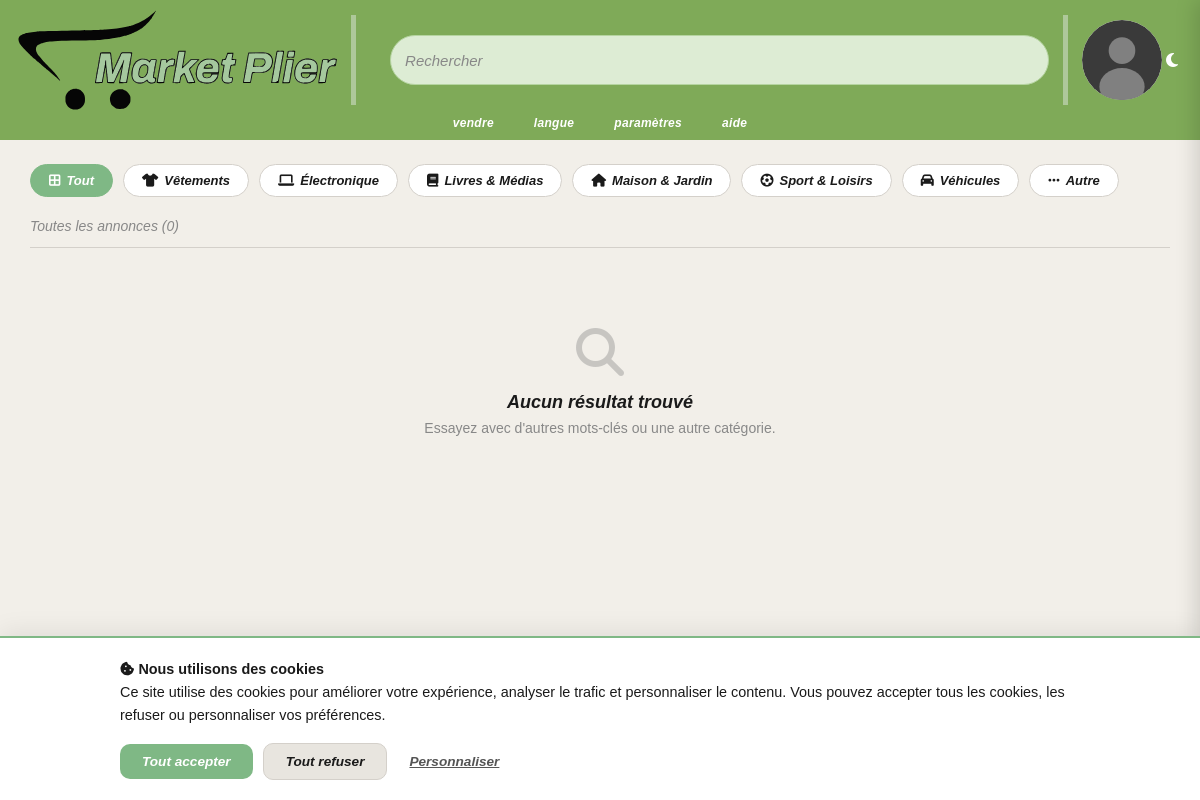
Before: /shop/search.php with the older database file.
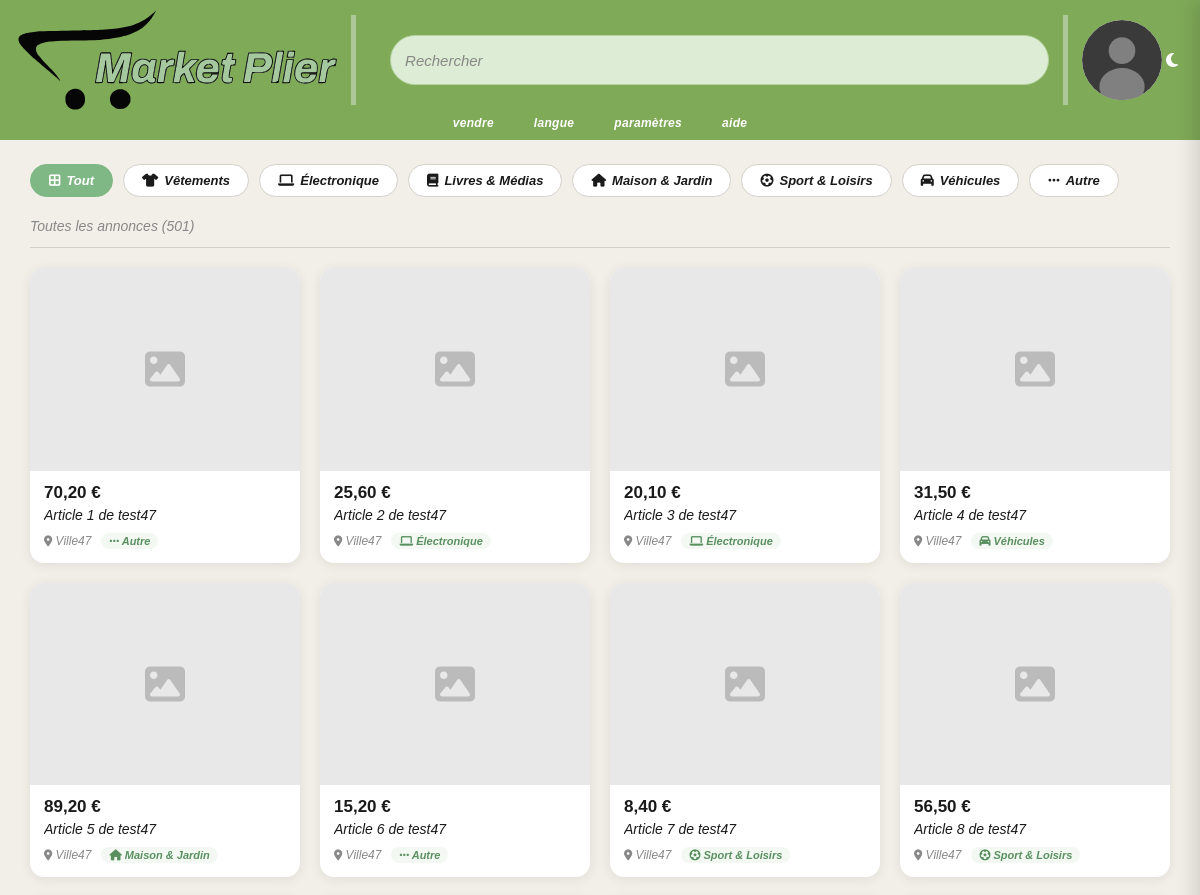
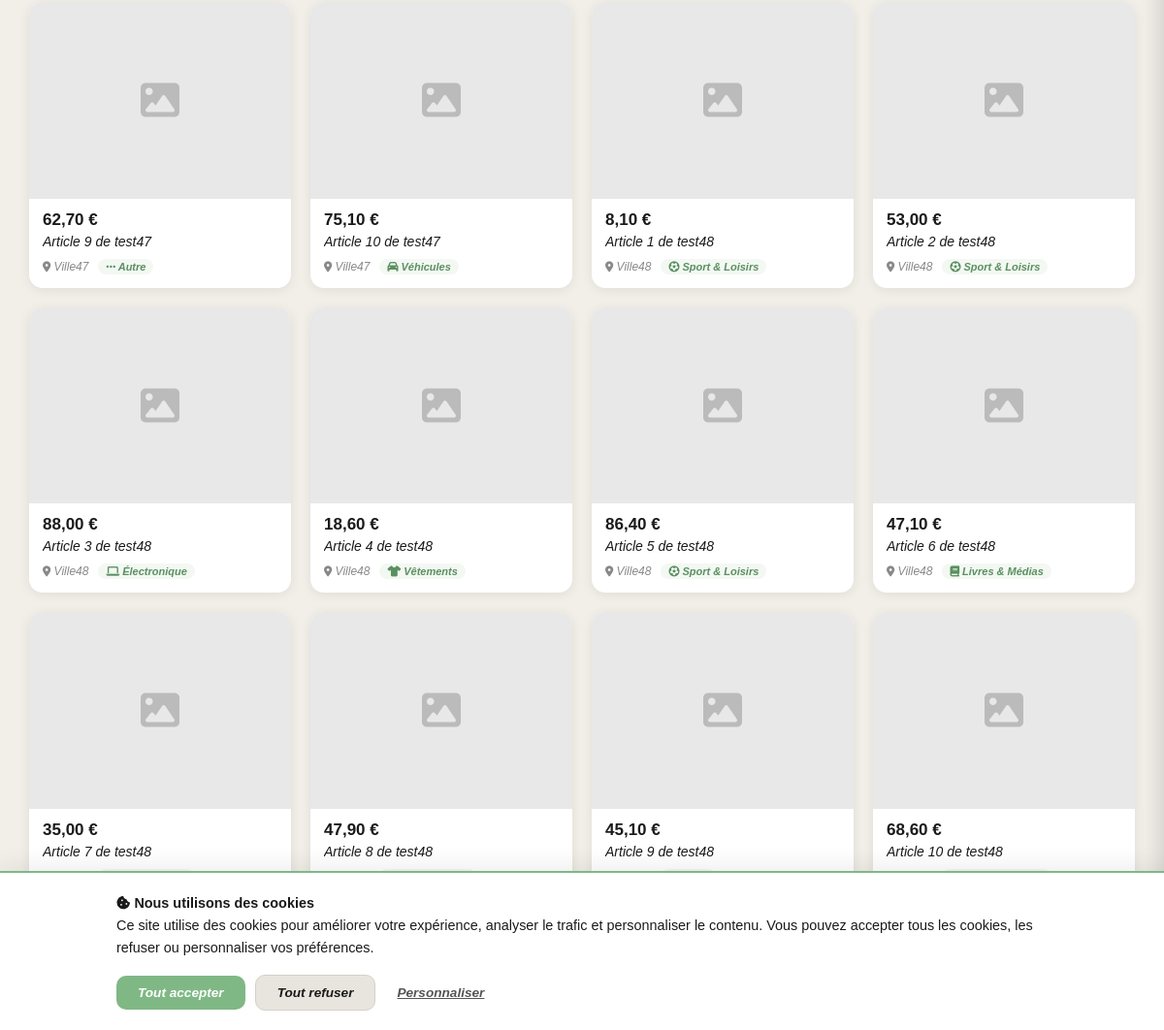
After: the same page with the newer database file (2 pictures, top to bottom).
### tables this page shows
CREATE TABLE `listings` (
  `id` int UNSIGNED NOT NULL,
  `auth_token` varchar(64) NOT NULL,
  `title` varchar(100) NOT NULL,
  `description` text NOT NULL,
  `price` decimal(10,2) UNSIGNED NOT NULL,
  `category` varchar(50) NOT NULL,
  `item_condition` varchar(30) NOT NULL,
  `image` varchar(255) DEFAULT NULL,
  `location` varchar(100) DEFAULT NULL,
  `created_at` timestamp NULL DEFAULT CURRENT_TIMESTAMP
);

### shop/search.php (the view, shortened to what this page needs)
<?php
require_once '../database/db.php';
$user = null;
$query = trim($_GET['q'] ?? '');
$category = trim($_GET['category'] ?? '');
$allowedCategories = ['vetements', 'electronique', 'livres', 'maison', 'sport', 'vehicules', 'autre'];
$categoryLabels = [
  'vetements'    => 'Vêtements',
  'electronique' => 'Électronique',
  'livres'       => 'Livres & Médias',
  'maison'       => 'Maison & Jardin',
  'sport'        => 'Sport & Loisirs',
  'vehicules'    => 'Véhicules',
  'autre'        => 'Autre',
];
$categoryIcons = [
  'vetements'    => 'fa-shirt',
  'electronique' => 'fa-laptop',
  'livres'       => 'fa-book',
  'maison'       => 'fa-house',
  'sport'        => 'fa-futbol',
  'vehicules'    => 'fa-car',
  'autre'        => 'fa-ellipsis',
];
$where = [];
$params = [];
$whereSQL = count($where) > 0 ? 'WHERE ' . implode(' AND ', $where) : '';
$countStmt = $pdo->prepare("SELECT COUNT(*) FROM listings l $whereSQL");
$countStmt->execute($params);
$total = (int) $countStmt->fetchColumn();
$perPage = 20;
$sql = "SELECT l.id, l.title, l.price, l.category, l.item_condition, l.location, l.created_at,
               COALESCE(
                   (SELECT li.image_path FROM listing_images li WHERE li.listing_id = l.id ORDER BY li.sort_order ASC LIMIT 1),
                   l.image
               ) AS image,
               u.username
        FROM listings l
        LEFT JOIN users u ON u.auth_token = l.auth_token
        $whereSQL
        ORDER BY l.created_at DESC
        LIMIT ? OFFSET 0";
$stmtParams = array_merge($params, [$perPage]);
$stmt = $pdo->prepare($sql);
$stmt->execute($stmtParams);
$listings = $stmt->fetchAll(PDO::FETCH_ASSOC);
?>
<!DOCTYPE html>
<html lang="fr">
<head>
  <link rel="stylesheet" href="../node_modules/bootstrap/dist/css/bootstrap.min.css">
  <link rel="stylesheet" href="../node_modules/@fortawesome/fontawesome-free/css/all.min.css">
  <link rel="stylesheet" href="../styles/index.css">
  <link rel="stylesheet" href="../styles/search.css">
  <link rel="stylesheet" href="../styles/theme.css">
</head>
<body>
  <?php
  $headerBasePath = '../';
  $headerUser = $user;
  include '../header.php';
  ?>
  <main class="search-main">
    <div class="category-filters">
      <a href="?<?= $query !== '' ? 'q=' . urlencode($query) : '' ?>"
        class="category-chip <?= $category === '' ? 'active' : '' ?>">
        <i class="fa-solid fa-border-all"></i> Tout
      </a>
      <?php foreach ($allowedCategories as $cat): ?>
        <a href="?<?= $query !== '' ? 'q=' . urlencode($query) . '&' : '' ?>category=<?= $cat ?>"
          class="category-chip <?= $category === $cat ? 'active' : '' ?>">
          <i class="fa-solid <?= $categoryIcons[$cat] ?>"></i>
          <?= htmlspecialchars($categoryLabels[$cat], ENT_QUOTES, 'UTF-8') ?>
        </a>
      <?php endforeach; ?>
    </div>
    <div class="search-info">
      <?php if ($query !== '' || $category !== ''): ?>
        <span class="search-info-text">
          <?= $total ?> résultat<?= $total > 1 ? 's' : '' ?>
          <?php if ($query !== ''): ?>
            pour « <strong><?= htmlspecialchars($query, ENT_QUOTES, 'UTF-8') ?></strong> »
          <?php endif; ?>
          <?php if ($category !== '' && isset($categoryLabels[$category])): ?>
            dans <strong><?= htmlspecialchars($categoryLabels[$category], ENT_QUOTES, 'UTF-8') ?></strong>
          <?php endif; ?>
        </span>
      <?php else: ?>
        <span class="search-info-text">Toutes les annonces (<?= $total ?>)</span>
      <?php endif; ?>
    </div>
    <div class="search-results" id="searchResults">
      <?php if (empty($listings)): ?>
        <div class="no-results">
          <i class="fa-solid fa-magnifying-glass"></i>
          <p>Aucun résultat trouvé</p>
          <span>Essayez avec d'autres mots-clés ou une autre catégorie.</span>
        </div>
      <?php else: ?>
        <?php foreach ($listings as $listing): ?>
          <a href="../shop/buy.php?id=<?= (int) $listing['id'] ?>" class="listing-card">
            <div class="listing-card-img">
              <?php if ($listing['image']): ?>
                <img src="../uploads/listings/<?= htmlspecialchars($listing['image'], ENT_QUOTES, 'UTF-8') ?>"
                  alt="<?= htmlspecialchars($listing['title'], ENT_QUOTES, 'UTF-8') ?>">
              <?php else: ?>
                <div class="listing-card-placeholder">
                  <i class="fa-solid fa-image"></i>
                </div>
              <?php endif; ?>
            </div>
            <div class="listing-card-body">
              <div class="listing-card-price"><?= number_format((float) $listing['price'], 2, ',', ' ') ?> €</div>
              <div class="listing-card-title"><?= htmlspecialchars($listing['title'], ENT_QUOTES, 'UTF-8') ?></div>
              <div class="listing-card-meta">
                <?php if ($listing['location']): ?>
                  <span><i class="fa-solid fa-location-dot"></i> <?= htmlspecialchars($listing['location'], ENT_QUOTES, 'UTF-8') ?></span>
                <?php endif; ?>
                <span class="listing-card-category">
                  <i class="fa-solid <?= $categoryIcons[$listing['category']] ?? 'fa-tag' ?>"></i>
                  <?= htmlspecialchars($categoryLabels[$listing['category']] ?? $listing['category'], ENT_QUOTES, 'UTF-8') ?>
                </span>
              </div>
            </div>
          </a>
        <?php endforeach; ?>
      <?php endif; ?>
    </div>
    <?php if ($total > $perPage): ?>
      <div class="load-more-container" id="loadMoreContainer">
        <button class="load-more-btn" id="loadMoreBtn">
        </button>
      </div>
    <?php endif; ?>
  </main>
</body>
</html>

### header.php (shortened to what this page needs)
<?php
$headerBasePath = $headerBasePath ?? '';
$headerUser = $headerUser ?? null;
$profilePhoto = $headerUser['profile_photo'] ?? null;
$profilePhotoExists = $profilePhoto && file_exists(__DIR__ . '/uploads/profiles/' . $profilePhoto);
?>
<header>
  <div class="header-top">
    <div class="logo-area">
      <a href="<?= $headerBasePath ?>index.php" class="logo-icon">
        <img src="<?= $headerBasePath ?>assets/images/logo.svg" alt="Logo Market Plier" class="logo-img">
      </a>
    </div>
    <div class="header-divider"></div>
    <form class="search-form" action="<?= $headerBasePath ?>shop/search.php" method="GET" autocomplete="off">
      <input class="search-bar" type="text" name="q" placeholder="Rechercher"
        value="<?= htmlspecialchars($_GET['q'] ?? '', ENT_QUOTES, 'UTF-8') ?>"
        id="searchInput" aria-label="Rechercher" />
    </form>
    <div class="header-divider"></div>
    <a class="profile-photo-container" href="<?= $headerBasePath ?><?= isset($_SESSION['auth_token']) ? 'inscription-connexion/account.php' : 'inscription-connexion/register.php' ?>">
      <img src="<?= $profilePhotoExists ? $headerBasePath . 'uploads/profiles/' . htmlspecialchars($profilePhoto, ENT_QUOTES, 'UTF-8') : $headerBasePath . 'assets/images/default-avatar.svg' ?>"
        alt="Photo de profil"
        class="profile-photo" />
    </a>
    <button class="theme-toggle" data-theme-toggle title="Changer le thème">
      <i class="fa-solid fa-moon"></i>
    </button>
  </div>
  <div class="header-bottom">
    <nav>
      <a href="<?= $headerBasePath ?>shop/sell.php">vendre</a>
      <a href="#">langue</a>
      <a href="<?= $headerBasePath ?>settings/settings.php">paramètres</a>
      <a href="#">aide</a>
    </nav>
  </div>
</header>
<div class="cookie-banner" id="cookieBanner">
  <div class="cookie-banner-inner">
    <div class="cookie-banner-text">
      <strong><i class="fa-solid fa-cookie-bite"></i> Nous utilisons des cookies</strong><br>
      Ce site utilise des cookies pour améliorer votre expérience, analyser le trafic et personnaliser le contenu.
      Vous pouvez accepter tous les cookies, les refuser ou personnaliser vos préférences.
    </div>
    <div class="cookie-banner-actions">
      <button class="cookie-btn cookie-btn-accept" id="cookieAcceptAll">Tout accepter</button>
      <button class="cookie-btn cookie-btn-refuse" id="cookieRefuseAll">Tout refuser</button>
      <button class="cookie-btn cookie-btn-settings" id="cookieSettings">Personnaliser</button>
    </div>
  </div>
</div>
<link rel="stylesheet" href="<?= $headerBasePath ?>styles/cookie-banner.css" />
<?php include __DIR__ . '/includes/toast.php'; ?>

### includes/toast.php (shortened to what this page needs)
<div class="toast-container position-fixed top-0 end-0 p-3" id="mpToastContainer" style="z-index: 9999;"></div>

### styles/index.css (style rules this page uses)
*, *::before, *::after { margin: 0; padding: 0; }
html, body { width: 100%; height: 100%; font-family: "Archivo", Arial, sans-serif; background: var(--mp-bg, #f2efe9); color: var(--mp-text, #1a1a1a); line-height: normal; }
header { background-color: #7faa58; display: flex; flex-direction: column; justify-content: center; height: 140px; padding: 0 18px; gap: 0; position: sticky; top: 0; z-index: 1000; }
.header-top { display: flex; align-items: center; gap: 0; width: 100%; position: sticky; top: 0; z-index: 1000; }
.header-bottom { display: flex; align-items: center; margin-top: 6px; justify-content: center; }
.logo-area { display: flex; align-items: center; gap: 6px; flex-shrink: 0; }
.logo-icon { height: 100px; flex-shrink: 0; background: transparent; display: flex; align-items: center; justify-content: center; min-width: fit-content; }
.logo-icon img, .logo-icon .logo-img { width: auto; height: 100%; object-fit: contain; display: block; }
.header-divider { width: 5px; height: 90px; background: #aec89a; margin: 0 14px; flex-shrink: 0; }
.search-form { flex: 1; display: flex; position: relative; margin-left: 20px; }
.search-bar { background: #ddecd4; border: 1.5px solid #b5d4a0; border-radius: 30px; height: 50px; width: 100%; padding: 0 14px; font-size: 15px; font-style: italic; color: #555; outline: none; }
.search-bar::placeholder { color: #888; font-style: italic; }
nav { display: flex; gap: 40px; }
nav a { font-family: "Archivo", sans-serif; font-style: italic; font-weight: 700; font-size: 12px; color: #fff; text-decoration: none; letter-spacing: 0.3px; }
.profile-photo-container { width: 80px; height: 80px; border-radius: 50%; background: #c8c8c8; flex-shrink: 0; object-fit: cover; display: flex; align-items: center; justify-content: center; margin: 0 auto; }
.profile-photo { width: 80px; height: 80px; border-radius: 50%; object-fit: cover; }
main { min-height: calc(100vh - 140px); padding: 20px 30px 30px 30px; display: flex; flex-direction: column; gap: 0; overflow-y: auto; }

### styles/theme.css (style rules this page uses)
:root, [data-bs-theme="light"] { --mp-bg: #f2efe9; --mp-bg-secondary: #ffffff; --mp-bg-tertiary: #e8e5df; --mp-text: #1a1a1a; --mp-text-secondary: #555555; --mp-text-muted: #888888; --mp-border: #d4d0ca; --mp-border-light: #e0ddd7; --mp-card-bg: #ffffff; --mp-card-shadow: rgba(0, 0, 0, 0.08); --mp-input-bg: #f8f6f2; --mp-input-border: #d4d0ca; --mp-input-text: #333333; --mp-input-placeholder: #aaa; --mp-header-bg: #7faa58; --mp-header-divider: #aec89a; --mp-search-bg: #ddecd4; --mp-search-border: #b5d4a0; --mp-green: #7fb885; --mp-green-hover: #6aa070; --mp-overlay: rgba(0, 0, 0, 0.5); --mp-modal-bg: #ffffff; --mp-skeleton: #d4d4d4; --bs-body-bg: #f2efe9; --bs-body-color: #1a1a1a; --bs-border-color: #d4d0ca; --bs-tertiary-bg: #e8e5df; --bs-secondary-bg: #f2efe9; }
html, body { background-color: var(--mp-bg) !important; color: var(--mp-text); transition: background-color 0.3s ease, color 0.3s ease; }
.theme-toggle { background: none; border: none; cursor: pointer; padding: 4px; display: flex; align-items: center; justify-content: center; color: #fff; font-size: 16px; transition: opacity 0.2s ease; }
.theme-toggle .fa-moon { display: inline; }

### styles/cookie-banner.css (style rules this page uses)
.cookie-banner { position: fixed; bottom: 0; left: 0; right: 0; z-index: 9999; background: var(--mp-card-bg); border-top: 2px solid var(--mp-green); box-shadow: 0 -4px 24px var(--mp-card-shadow); padding: 20px 24px; transform: translateY(100%); transition: transform 0.4s ease; font-family: "Archivo", sans-serif; visibility: hidden; }
.cookie-banner.visible { transform: translateY(0); visibility: visible; }
.cookie-banner-inner { max-width: 960px; margin: 0 auto; display: flex; flex-direction: column; gap: 16px; }
.cookie-banner-text { font-size: 0.9rem; line-height: 1.6; color: var(--mp-text); }
.cookie-banner-actions { display: flex; gap: 10px; flex-wrap: wrap; align-items: center; }
.cookie-btn { font-family: "Archivo", sans-serif; font-size: 0.85rem; font-weight: 600; font-style: italic; padding: 10px 22px; border-radius: 10px; border: none; cursor: pointer; transition: background 0.2s ease, transform 0.15s ease; }
.cookie-btn-accept { background: var(--mp-green); color: #fff; }
.cookie-btn-refuse { background: var(--mp-bg-tertiary); color: var(--mp-text); border: 1px solid var(--mp-border); }
.cookie-btn-settings { background: none; color: var(--mp-text-secondary); text-decoration: underline; padding: 10px 12px; }

Changed rows visible on the page:
added listings: price "70,20", title "Article 1 de test47", location "Ville47", category "Autre"
added listings: price "25,60", title "Article 2 de test47", location "Ville47", category "Électronique"
added listings: price "20,10", title "Article 3 de test47", location "Ville47", category "Électronique"
added listings: price "31,50", title "Article 4 de test47", location "Ville47", category "Véhicules"
added listings: price "89,20", title "Article 5 de test47", location "Ville47", category "Maison & Jardin"
added listings: price "15,20", title "Article 6 de test47", location "Ville47", category "Autre"
added listings: price "8,40", title "Article 7 de test47", location "Ville47", category "Sport & Loisirs"
added listings: price "56,50", title "Article 8 de test47", location "Ville47", category "Sport & Loisirs"
added listings: price "62,70", title "Article 9 de test47", location "Ville47", category "Autre"
added listings: price "75,10", title "Article 10 de test47", location "Ville47", category "Véhicules"
added listings: price "8,10", title "Article 1 de test48", location "Ville48", category "Sport & Loisirs"
added listings: price "53,00", title "Article 2 de test48", location "Ville48", category "Sport & Loisirs"
added listings: price "88,00", title "Article 3 de test48", location "Ville48", category "Électronique"
added listings: price "18,60", title "Article 4 de test48", location "Ville48", category "Vêtements"
added listings: price "86,40", title "Article 5 de test48", location "Ville48", category "Sport & Loisirs"
added listings: price "47,10", title "Article 6 de test48", location "Ville48", category "Livres & Médias"
added listings: price "35,00", title "Article 7 de test48"
added listings: price "47,90", title "Article 8 de test48"
added listings: price "45,10", title "Article 9 de test48"
added listings: price "68,60", title "Article 10 de test48"
Other visible differences:
$total: "0" → "501"
text no longer shown: "Aucun résultat trouvé Essayez avec d'autres mots-clés ou une autre catégorie."
